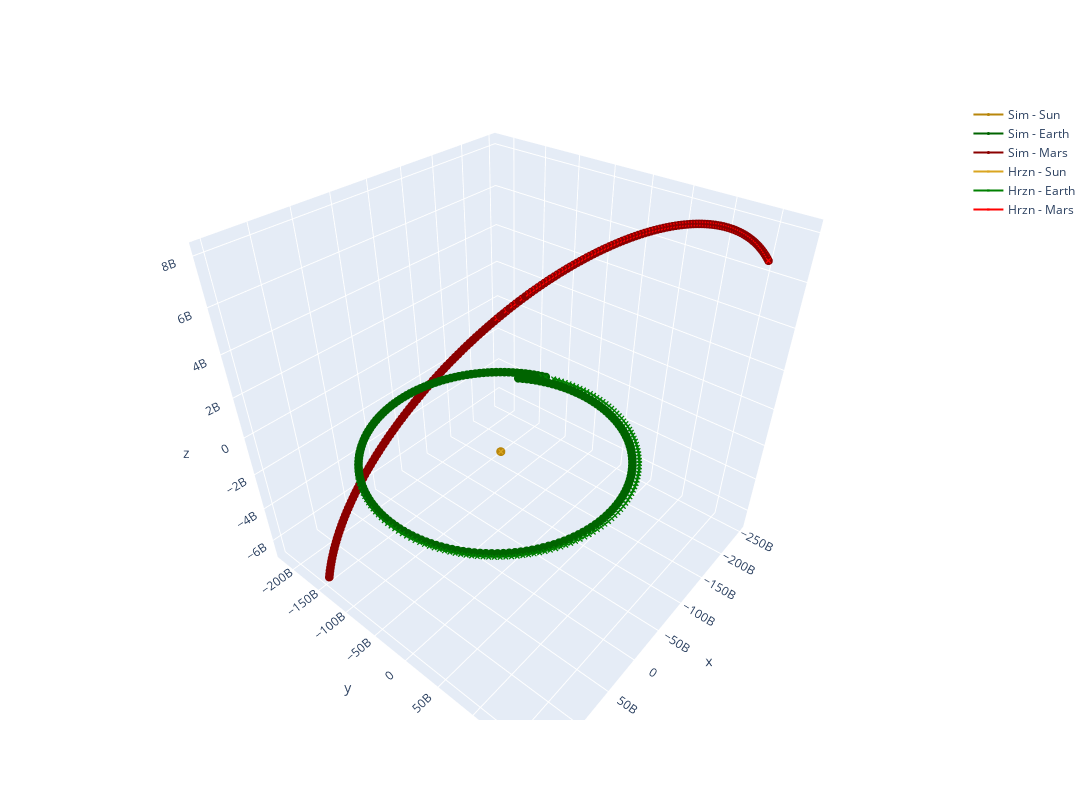

Notebook code cell kept with this figure:
### Markdown cell above
## 3D Results Plot

### Code cell
fig = go.Figure()

for i in df_bodies.index:
    body = df_bodies.iloc[i]
    
    fig.add_trace(go.Scatter3d(
        x=soln_earth_sun.y[3*i, :],
        y=soln_earth_sun.y[3*i+1, :],
        z=soln_earth_sun.y[3*i+2, :],
        name=f"Sim - {body['name']}",
        mode="lines+markers",
        marker={"size": 3, "color": "dark" + body["color"]}
    ))

# Plot horizons ground truth trajectories here:
for i in df_bodies.index:
    body = df_bodies.iloc[i]
    
    fig.add_trace(go.Scatter3d(
        x=bodies_pos[i, :, 0],
        y=bodies_pos[i, :, 1],
        z=bodies_pos[i, :, 2],
        name=f"Hrzn - {body['name']}",
        mode="lines+markers",
        marker={"size": 2, "color": body["color"], "symbol":"x"}
    ))

fig.update_layout(yaxis=dict(scaleanchor="x", scaleratio=1), width=1200, height=800)
fig.show()

### Figure 1 — Plotly figure (JSON) as saved in the notebook; plotly's stock layout.template omitted (floating-point values rounded to 4 significant figures; data arrays with more than 128 entries replaced by an {"elided": "..."} marker saying what was removed)
{"data": [{"marker": {"color": "darkgoldenrod", "size": 3}, "mode": "lines+markers", "name": "Sim - Sun", "type": "scatter3d", "x": {"elided": "180 float values"}, "y": {"elided": "180 float values"}, "z": {"elided": "180 float values"}}, {"marker": {"color": "darkgreen", "size": 3}, "mode": "lines+markers", "name": "Sim - Earth", "type": "scatter3d", "x": {"elided": "180 float values"}, "y": {"elided": "180 float values"}, "z": {"elided": "180 float values"}}, {"marker": {"color": "darkred", "size": 3}, "mode": "lines+markers", "name": "Sim - Mars", "type": "scatter3d", "x": {"elided": "180 float values"}, "y": {"elided": "180 float values"}, "z": {"elided": "180 float values"}}, {"marker": {"color": "goldenrod", "size": 2, "symbol": "x"}, "mode": "lines+markers", "name": "Hrzn - Sun", "type": "scatter3d", "x": {"elided": "180 float values"}, "y": {"elided": "180 float values"}, "z": {"elided": "180 float values"}}, {"marker": {"color": "green", "size": 2, "symbol": "x"}, "mode": "lines+markers", "name": "Hrzn - Earth", "type": "scatter3d", "x": {"elided": "180 float values"}, "y": {"elided": "180 float values"}, "z": {"elided": "180 float values"}}, {"marker": {"color": "red", "size": 2, "symbol": "x"}, "mode": "lines+markers", "name": "Hrzn - Mars", "type": "scatter3d", "x": {"elided": "180 float values"}, "y": {"elided": "180 float values"}, "z": {"elided": "180 float values"}}], "layout": {"height": 800, "scene": {"aspectmode": "auto", "aspectratio": {"x": 1, "y": 1, "z": 1}, "camera": {"center": {"x": 0, "y": 0, "z": 0}, "eye": {"x": 1.2, "y": 1.007, "z": 1.187}, "projection": {"type": "perspective"}, "up": {"x": 0, "y": 0, "z": 1}}}, "width": 1200, "yaxis": {"scaleanchor": "x", "scaleratio": 1}}}
